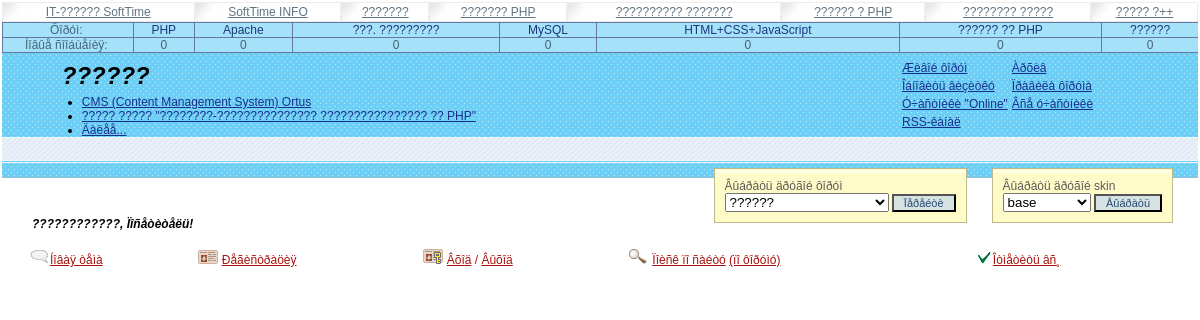
The app's page /source/forum/index_themes.php?id_forum=2 with its own data.
### tables this page shows
CREATE TABLE liteforum_links (
  id_links int(11) NOT NULL auto_increment,
  `name` tinytext NOT NULL,
  url tinytext NOT NULL,
  hide enum('show','hide') NOT NULL default 'show',
  pos tinyint(11) NOT NULL default '0',
  part tinyint(11) NOT NULL default '0',
  PRIMARY KEY  (id_links)
);

CREATE TABLE liteforum_forums (
  id_forum int(6) NOT NULL auto_increment,
  `name` mediumtext NOT NULL,
  rule mediumtext NOT NULL,
  logo mediumtext NOT NULL,
  pos int(6) NOT NULL default '0',
  hide enum('show','hide') NOT NULL default 'show',
  PRIMARY KEY  (id_forum)
);

CREATE TABLE liteforum_settings (
  name_forum tinytext NOT NULL,
  number_themes int(11) NOT NULL default '0',
  size_file int(11) NOT NULL default '0',
  size_photo int(10) NOT NULL default '0',
  send_mail enum('yes','no') NOT NULL default 'no',
  email tinytext NOT NULL,
  show_struct_switch enum('yes','no') NOT NULL default 'yes',
  show_forum_switch enum('yes','no') NOT NULL default 'yes',
  hello tinytext NOT NULL,
  cooktime int(10) NOT NULL default '0',
  skin tinytext NOT NULL,
  show_personally enum('yes','no') NOT NULL default 'no',
  user_email_required enum('yes','no') NOT NULL default 'no',
  email_distribution enum('yes','no') NOT NULL default 'no',
  registration_required enum('yes','no') NOT NULL default 'no',
  type_crypt enum('PLAIN','MD5','PASSWORD','OLD_PASSWORD') NOT NULL default 'MD5',
  confirm_registration enum('yes','no') NOT NULL default 'no'
);

### source/forum/config.php (called while the page is built, shortened)
<?php
  $tbl_settings   = "liteforum_settings";
  $tbl_forums     = "liteforum_forums";
  $tbl_links      = "liteforum_links";
  $tbl_posts      = "liteforum_posts";
  $tbl_themes     = "liteforum_themes";
?>

### source/utils/utils.time.php (called while the page is built, shortened)
<?php
  function get_last_time($current_author, $id_forum)
  {
    $id_forum = intval($id_forum);
    $forum_lasttime = date("Y-m-d H:i:s",time()-3600*2);
    return $forum_lasttime;
  }
?>

### source/utils/utils.settings.php (called while the page is built, shortened)
<?php
  function get_settings()
  {
    global $tbl_settings;
    $query = "SELECT * FROM $tbl_settings";
    $set = mysql_query($query);
    if(mysql_num_rows($set)) return mysql_fetch_array($set);
    else false;
  }
?>

### source/utils/infolinks.php (the view, shortened to what this page needs)
<table class=toplinks border="0" cellspacing="0" cellpadding="0" width="100%">
  <tr align="center">
  <?php
    $query = "SELECT * FROM $tbl_links
              WHERE part = 2
              ORDER BY pos";
    $res = mysql_query($query);
    if (mysql_num_rows($res))
    {
      while($link = mysql_fetch_array($res))
      {
        echo "<td><a class=menuinfo href='$link[url]'>$link[name]</a></td>";
      }
    }
  ?>
  </tr>
</table>

### source/utils/newpostslist.php (shortened to what this page needs)
<?php
  require_once("../utils/utils.archive.php");
  $query = "SELECT * FROM $tbl_forums
            WHERE hide = 'show'
            ORDER BY pos";
  $frm = mysql_query($query);
  if(mysql_num_rows($frm))
  {
    echo "<table class=newposttable border=0 cellspacing=0 align=center cellpadding=0 width=100% >";
    $names = "<tr align='center' valign='middle'><td class=numberheader width=130px>Ôîðóì:&nbsp;</td>";
    $numbers = "<tr align='center' valign='middle'><td class=numberheader><nobr>Íîâûå ñîîáùåíèÿ:&nbsp;</nobr></td>";
    while($forums = mysql_fetch_array($frm))
    {
      $forum_lasttime = get_last_time($current_author, $forums['id_forum']);
      if(basename($_SERVER['PHP_SELF']) == 'read.php')
      {
        if($arh) $id_theme_archive = get_archiv_id();
        if($id_theme > $id_theme_archive)
        {
          $page_name = "index.php";
        }
        else
        {
          $page_name = "archive.php";
        }
      }
      else
      {
        $page_name = $_SERVER['PHP_SELF'];
      }
      $names .= "<td class=numberforum><a class=anumberforum
      href='$page_name?id_forum=$forums[id_forum]'><nobr>$forums[name]</nobr></a></td>";
      $query = "SELECT count($tbl_posts.id_post)
                FROM $tbl_posts, $tbl_themes
                WHERE $tbl_posts.id_theme = $tbl_themes.id_theme AND
                      $tbl_themes.id_forum = $forums[id_forum] AND
                      '$forum_lasttime' < $tbl_posts.time AND
                      $tbl_themes.hide != 'hide' AND
                      $tbl_posts.hide != 'hide'";
      $tot = mysql_query($query);
      if(mysql_num_rows($tot)) $count = mysql_result($tot,0);
      else $count = 0;
      $numbers .= "<td align=center class=numberforum>$count</td>";
    }
    $names .= "</tr>";
    $numbers .= "</tr>";
    echo $names;
    echo $numbers;
    echo "</table>";
  }
?>

### source/utils/currentforum.php (shortened to what this page needs)
<?php
  $query = "SELECT * FROM $tbl_forums
            WHERE hide = 'show' AND
                  id_forum = $_GET[id_forum]
            ORDER BY pos";
  $frm = mysql_query($query);
  if(mysql_num_rows($frm))
  {
    $forum = mysql_fetch_array($frm);
    $nameforum = $forum['name'];
    echo "<h1 class=nameforum><nobr>$nameforum</nobr></h1>";
  }
?>

### source/utils/messagelinks.php (shortened to what this page needs)
<ul style="margin: 0px 0px 0px 20px; padding: 0px 0px 0px 0px">
<?php
  $query = "SELECT * FROM $tbl_links
            WHERE part = 1 AND
                  hide = 'show'
            ORDER BY pos DESC";
  $res = mysql_query($query);
  if (mysql_num_rows($res))
  {
    while($link = mysql_fetch_array($res))
    {
      echo "<li><a class=menuinfo href='".$link["url"]."'>".$link["name"]."</a></li>";
    }
    echo "<li><a class=menuinfo href='newslist.php?id_forum=$id_forum'>Äàëåå...</a></li>";
  }
?>
</ul>

### source/utils/salutation.php (shortened to what this page needs)
<?php
  require_once("../utils/utils.settings.php");
  require_once("../utils/utils.users.php");
  $new = $author_themes ="";
  if(isset($_COOKIE['current_author']))
  {
    $current_author = $_COOKIE['current_author'];
    $wrdp = $_COOKIE['wrdp'];
    if (!get_magic_quotes_gpc())
    {
      $current_author = mysql_escape_string($current_author);
      $wrdp = mysql_escape_string($wrdp);
    }
    $query = "SELECT * FROM $tbl_authors
              WHERE name = '$current_author' AND
                    passw = ".get_password($wrdp)." AND
                    statususer != 'wait'";
    $ath = mysql_query($query);
    if(!$ath)
    {
       throw new ExceptionMySQL(mysql_error(),
                                $query,
                               "Îøèáêà àóòåíòèôèêàöèè");
    }
    if(mysql_num_rows($ath))
    {
      if($settings['show_personally'] == 'yes')
      {
          $new = "<a href=personally.php>(ëè÷íûå ñîîáùåíèÿ)</a>";
      }
      $author = mysql_fetch_array($ath);
      $author_themes = "(<a title=\"Èíèöèèðîâàííûå âàìè òåìû\" href=authorthmes.php?id_author=$author[id_author]&id_forum=$_GET[id_forum]>ìîè òåìû</a>, ".
                       "<a title=\"Ïîñëåäíèå òåìû, â êîòîðûõ âû ïðèíèìàëè ó÷àñòèå\" href=authorlstthm.php?id_author=$author[id_author]&id_forum=$_GET[id_forum]>ïîñëåäíèå òåìû</a>)";
    }
  }
  else
  {
    $current_author = "Ïîñåòèòåëü";
  }
?>
<p class=salutation><?php echo $settings['hello']." ".htmlspecialchars($current_author, ENT_QUOTES)."! $new $author_themes"; ?></p>

### source/utils/menu.php (shortened to what this page needs)
<table border=0 width=100%>
  <tr valign="bottom">
    <td><p class=menu><img src="<?php echo $skin; ?>images/newtema.gif" border="0" width="20" height="15"><a title="Ñîçäàòü íîâóþ òåìó" class=menu href=addtheme.php?id_forum=<?php echo $id_forum; ?>>Íîâàÿ&nbsp;òåìà</a></td>
    <td><p class=menu><img src="<?php echo $skin; ?>images/enterforum.gif" border="0" width="20" height="15">&nbsp;<a title="Çàðåãèñòðèðîâàòüñÿ íà ôîðóìå" class=menu href=register.php?id_forum=<?php echo $id_forum; ?>>Ðåãèñòðàöèÿ</a></td>
    <td><p class=menu><nobr><img src="<?php echo $skin; ?>images/enter.gif" border="0" width="20" height="15">&nbsp;<a title="Âõîä íà ôîðóì" class=menu href=enter.php?id_forum=<?php echo $id_forum; ?>>Âõîä</a> /
        <a title="Âûõîä" class=menu href=exit.php?id_forum=<?php echo $id_forum;?>>Âûõîä</a></nobr></td>
    <td>
      <p class=menu>
        <img src="<?php echo $skin; ?>images/find.gif" border="0" width="20" height="15">
          <a title="Ïîèñê ïî ñàéòó" class=menu href=search.php?id_forum=<?php echo $id_forum;?>>Ïîèñê ïî ñàéòó</a>
          <a title="Ïîèñê ïî ôîðóìó" class=menu href=srchform.php?id_forum=<?php echo $id_forum;?>>(ïî ôîðóìó)</a>
    </td>
    <td><p class=menu><img src="<?php echo $skin; ?>images/check.gif" border="0" width="20" height="15"><a title="Ïîìåòèòü âñå òåìû ôîðóìà êàê ïðî÷èòàííûå" class=menu href=readall.php?id_forum=<?php echo $id_forum;?>>Îòìåòèòü&nbsp;âñ¸</a></td>
  </tr>
</table>

### source/skins/base/forum.css (style rules this page uses)
body, table { font-family: Arial, Helvetica, sans-serif; font-size: 12px; }
a { color: #19308C }

### source/skins/base/mainstyles.css (style rules this page uses)
.nameforum { font-size: 24px; font-style: italic; margin: 0px; margin: 0px 0px 5px 0px }
.salutation { margin: 25px 0px 15px 0px;; font-weight: bold; color: #000000; font-style: italic; padding-left: 30px }
table.newposttable { border-bottom-style: solid; border-bottom-width: 1px; border-color: #6379A2; }
table.newposttable td { background-color: #A5E1F8; color: #44657A; padding-left: 5px; border-style: solid; border-right-style: none; border-width: 1px; border-color: #6379A2; font-size: 100%; border-bottom-style: none; padding: 0px 0px 0px 0px }
table.newposttable td a { color: #1D377C; text-decoration: none }
table.toplinks td { border-style: solid; border-width: 1px; border-color: #ECECEC; height: 20px; background-image: url(images/toplinks.gif); background-repeat: no-repeat; background-position: left }
table.toplinks td a { color: #607583; }
.menu { color: #A8130F }

### records on screen
liteforum_links: name "IT-?????? SoftTime"
liteforum_links: name "SoftTime INFO"
liteforum_links: name "???????"
liteforum_links: name "??????? PHP"
liteforum_links: name "?????????? ???????"
liteforum_links: name "?????? ? PHP"
liteforum_links: name "???????? ?????"
liteforum_links: name "????? ?++"
liteforum_forums: name "PHP"
liteforum_forums: name "Apache"
liteforum_forums: name "???. ?????????"
liteforum_forums: name "MySQL"
liteforum_forums: name "HTML+CSS+JavaScript"
liteforum_forums: name "?????? ?? PHP"
liteforum_forums: name "??????"
liteforum_links: name "CMS (Content Management System) Ortus"
liteforum_links: name "????? ????? \"????????-??????????????? ???????????????? ?? PHP\""
liteforum_settings: hello "????????????,", skin (picture)

### other values on screen
$count "0 0 0 0 0 0 0"
$current_author "Ïîñåòèòåëü"
form field skin "base"
form field id_forum "??????"
